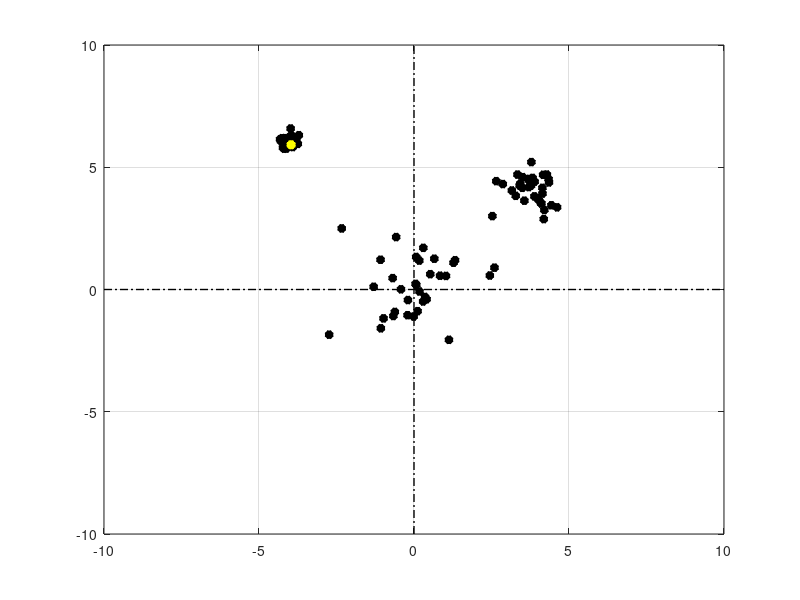

Write MATLAB code to recreate this figure. (Note: this script raises an error after producing the figure.)
%Tarin Ziyaee
%Farthest-First Traversal Implementation of K-center Clustering Algorithm

clear all; hold off;
color = 'y';

N.ptsInS = 100;
N.k = 7;
N.dim = 2;

%% Three easy to see gaussian clusters
N.subPtsInS = round(N.ptsInS/3);
S = [randn(N.dim, N.subPtsInS) (4 + .5.*randn(N.dim, N.subPtsInS)) ([-4;6]*ones(1, N.subPtsInS) +  .2.*randn(N.dim, N.subPtsInS)) ];
%     S = [randn(N.dim, N.subPtsInS) (4 + .5.*randn(N.dim, N.subPtsInS)) ([-4;6;-1]*ones(1, N.subPtsInS) +  .2.*randn(N.dim, N.subPtsInS))];

%% Just one simple random gaussian cluster
% S = randn(N.dim, N.ptsInS);

%% Another easy to see gaussian cluster but with it being rotated, skewed, etc.
% S = [1.*randn(1, N.ptsInS); 2.*randn(1, N.ptsInS)] + repmat([1;1],1, N.ptsInS);
% theta = randi(180)*pi/180;
% rotationMatrix = [cos(theta) -sin(theta); sin(theta) cos(theta)];
% for ii = 1:N.ptsInS
%     S(:,ii) = rotationMatrix * S(:,ii);
% end



N.ptsInS = size(S,2)
clear T
%T = S(:,randi(N.k));
T = S(:,N.ptsInS*ceil(rand(1,1)));
tCounter = 1;

axisSettings = [-10 10 -10 10];
plot([0 0], [axisSettings(1:2)], '-.k', 'linewidth', 1); hold on;
plot([axisSettings(1:2)], [0 0], '-.k', 'linewidth', 1);
plot(S(1,:),S(2,:),'*k', 'linewidth', 3); grid on; 
plot(T(1,:), T(2,:),'*', 'color', color,'linewidth', 4);
set(gcf,'color', [1 1 1]);
set(gca,'color', [0 .5 .9]);
axis(axisSettings);

while ( size(T,2) < N.k)    
    
    for pp = 1:N.ptsInS       
        minDistances(pp) = rhoDistance(2,S(:,pp), T);
    end
    tCounter = tCounter + 1;
    [theMax maxInd] = max(minDistances);
    T(:,tCounter) = S(:,maxInd);
       
    pause(1)
    plot(T(1,:), T(2,:), '*', 'color', color,'linewidth', 4);
    
end
eVal = max(minDistances) %The maximum e-cover value. 



%WEKA